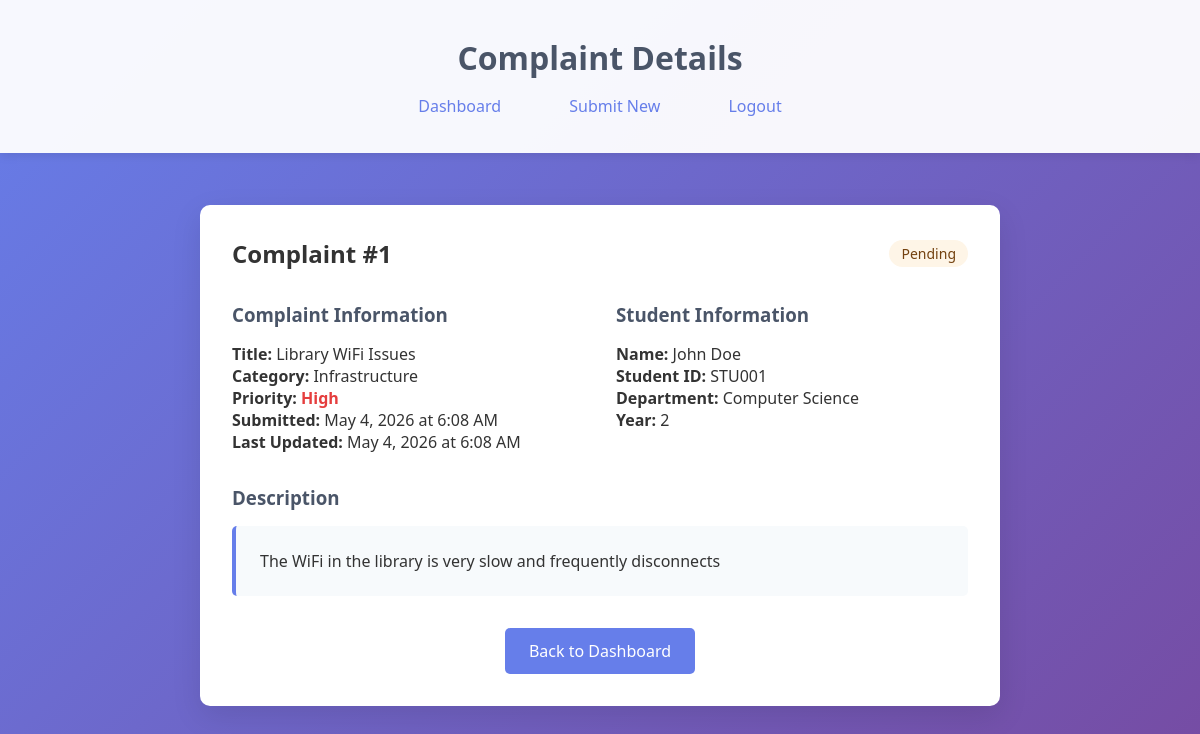
The app's page /view_complaint.php?id=1 (signed in) with its own data.
### tables this page shows
CREATE TABLE IF NOT EXISTS complaints (
    id INT AUTO_INCREMENT PRIMARY KEY,
    student_id INT NOT NULL,
    title VARCHAR(200) NOT NULL,
    description TEXT NOT NULL,
    category VARCHAR(50) NOT NULL,
    priority ENUM('Low', 'Medium', 'High') DEFAULT 'Medium',
    status ENUM('Pending', 'In Progress', 'Resolved', 'Closed') DEFAULT 'Pending',
    created_at TIMESTAMP DEFAULT CURRENT_TIMESTAMP,
    updated_at TIMESTAMP DEFAULT CURRENT_TIMESTAMP ON UPDATE CURRENT_TIMESTAMP,
    FOREIGN KEY (student_id) REFERENCES students(id) ON DELETE CASCADE
);

CREATE TABLE IF NOT EXISTS students (
    id INT AUTO_INCREMENT PRIMARY KEY,
    student_id VARCHAR(20) UNIQUE NOT NULL,
    name VARCHAR(100) NOT NULL,
    email VARCHAR(100) UNIQUE NOT NULL,
    password VARCHAR(255) NOT NULL,
    department VARCHAR(50) NOT NULL,
    year INT NOT NULL,
    created_at TIMESTAMP DEFAULT CURRENT_TIMESTAMP
);

### view_complaint.php (the view, shortened to what this page needs)
<?php
require_once 'config/database.php';
$complaint_id = $_GET['id'];
$stmt = $conn->prepare("
    SELECT c.*, s.name as student_name, s.student_id, s.department, s.year
    FROM complaints c
    JOIN students s ON c.student_id = s.id
    WHERE c.id = ? AND c.student_id = ?
");
$stmt->execute([$complaint_id, $_SESSION['student_id']]);
$complaint = $stmt->fetch(PDO::FETCH_ASSOC);
?>
<!DOCTYPE html>
<html lang="en">
<head>
    <link rel="stylesheet" href="css/style.css">
</head>
<body>
    <div class="header">
        <div class="container">
            <h1>Complaint Details</h1>
            <div class="nav">
                <a href="student_dashboard.php">Dashboard</a>
                <a href="submit_complaint.php">Submit New</a>
                <a href="logout.php">Logout</a>
            </div>
        </div>
    </div>
    <div class="container">
        <div class="card" style="max-width: 800px; margin: 0 auto;">
            <div style="display: flex; justify-content: space-between; align-items: center; margin-bottom: 2rem;">
                <h2>Complaint #<?php echo $complaint['id']; ?></h2>
                <span class="status-badge status-<?php echo strtolower(str_replace(' ', '', $complaint['status'])); ?>">
                    <?php echo $complaint['status']; ?>
                </span>
            </div>
            <div style="display: grid; grid-template-columns: 1fr 1fr; gap: 2rem; margin-bottom: 2rem;">
                <div>
                    <h3 style="color: #4a5568; margin-bottom: 1rem;">Complaint Information</h3>
                    <p><strong>Title:</strong> <?php echo htmlspecialchars($complaint['title']); ?></p>
                    <p><strong>Category:</strong> <?php echo htmlspecialchars($complaint['category']); ?></p>
                    <p><strong>Priority:</strong>
                        <span class="priority-<?php echo strtolower($complaint['priority']); ?>">
                            <?php echo $complaint['priority']; ?>
                        </span>
                    </p>
                    <p><strong>Submitted:</strong> <?php echo date('F j, Y \a\t g:i A', strtotime($complaint['created_at'])); ?></p>
                    <p><strong>Last Updated:</strong> <?php echo date('F j, Y \a\t g:i A', strtotime($complaint['updated_at'])); ?></p>
                </div>
                <div>
                    <h3 style="color: #4a5568; margin-bottom: 1rem;">Student Information</h3>
                    <p><strong>Name:</strong> <?php echo htmlspecialchars($complaint['student_name']); ?></p>
                    <p><strong>Student ID:</strong> <?php echo htmlspecialchars($complaint['student_id']); ?></p>
                    <p><strong>Department:</strong> <?php echo htmlspecialchars($complaint['department']); ?></p>
                    <p><strong>Year:</strong> <?php echo $complaint['year']; ?></p>
                </div>
            </div>
            <div>
                <h3 style="color: #4a5568; margin-bottom: 1rem;">Description</h3>
                <div style="background: #f7fafc; padding: 1.5rem; border-radius: 5px; border-left: 4px solid #667eea;">
                    <?php echo nl2br(htmlspecialchars($complaint['description'])); ?>
                </div>
            </div>
            <div style="margin-top: 2rem; text-align: center;">
                <a href="student_dashboard.php" class="btn btn-primary">Back to Dashboard</a>
            </div>
        </div>
    </div>
</body>
</html>

### css/style.css (style rules this page uses)
* { margin: 0; padding: 0; box-sizing: border-box; }
body { font-family: 'Segoe UI', Tahoma, Geneva, Verdana, sans-serif; background: linear-gradient(135deg, #667eea 0%, #764ba2 100%); min-height: 100vh; color: #333; }
.container { max-width: 1200px; margin: 0 auto; padding: 20px; }
.header { background: rgba(255, 255, 255, 0.95); padding: 1rem 0; box-shadow: 0 2px 10px rgba(0, 0, 0, 0.1); margin-bottom: 2rem; }
.header h1 { text-align: center; color: #4a5568; font-size: 2rem; font-weight: 600; }
.nav { text-align: center; margin-top: 1rem; }
.nav a { color: #667eea; text-decoration: none; margin: 0 1rem; padding: 0.5rem 1rem; border-radius: 5px; transition: all 0.3s ease; }
.card { background: white; border-radius: 10px; padding: 2rem; box-shadow: 0 10px 30px rgba(0, 0, 0, 0.1); margin-bottom: 2rem; }
.btn { padding: 0.75rem 1.5rem; border: none; border-radius: 5px; font-size: 1rem; cursor: pointer; transition: all 0.3s ease; text-decoration: none; display: inline-block; text-align: center; }
.btn-primary { background: #667eea; color: white; }
.status-badge { padding: 0.25rem 0.75rem; border-radius: 20px; font-size: 0.875rem; font-weight: 500; }
.status-pending { background: #fef5e7; color: #744210; }
.priority-high { color: #e53e3e; font-weight: 600; }

### records on screen
complaints: id "1", status "Pending", title "Library WiFi Issues", category "Infrastructure", priority "High", created_at "May 4, 2026 at 6:08 AM", updated_at "May 4, 2026 at 6:08 AM", student.name "John Doe", student.student_id "STU001", student.department "Computer Science", student.year "2", description "The WiFi in the library is very slow and frequently disconnects"
